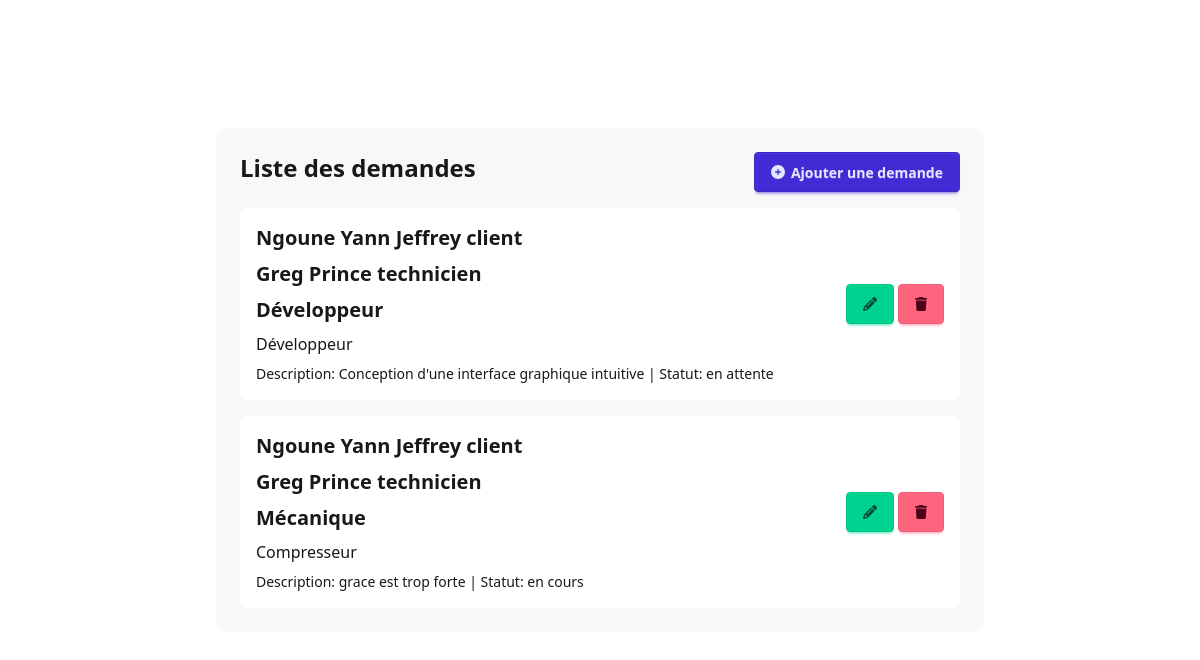
Page /demande/ on the committed database.
### helpdeskapp/models.py (models this page shows, shortened)
class Demande(models.Model):
    statut = [
        ('en attente', 'En attente'),
        ('en cours', 'En cours'),
        ('terminee', 'Terminée')
    ]
    client = models.ForeignKey(
        Utilisateur,
        on_delete=models.CASCADE,
        related_name = 'client_demandes',
        limit_choices_to={'role': 'client'}
    )
    technicien = models.ForeignKey(
        Utilisateur,
        on_delete=models.SET_NULL,
        null=True,
        blank=True,
        related_name = 'technicien_demandes',
        limit_choices_to={'role': 'technicien'}
    )
    domaine = models.ForeignKey(
        Domaine,
        on_delete=models.CASCADE,
        related_name='domaine_demandes'
    )
    intitule = models.CharField(max_length=100)
    description = models.CharField(max_length=100)
    statuts = models.CharField(max_length=20, choices=statut, default='en attente')
    date_demande = models.DateTimeField(auto_now_add=True)

class Utilisateur(models.Model):
    roles = [
        ('client', 'Client'),
        ('technicien', 'Technicien'),
        ('administrateur', 'Administrateur')
    ]
    nom = models.CharField(max_length=100)
    prenom = models.CharField(max_length=100)
    telephone = models.CharField(max_length=15)
    address = models.TextField()
    email = models.EmailField()
    password = models.CharField(max_length=100)
    role = models.CharField(max_length=20, choices=roles, default='client')
    def __str__(self):
        return f"{self.nom} {self.prenom} {(self.role)}"

class Domaine(models.Model):
    intitule = models.CharField(max_length=100)
    description = models.CharField(max_length=100)
    def __str__(self):
        return f"{self.intitule}"

### helpdeskapp/views.py (the view)
# urls.py: path('demande/', liste_demandes, name='liste_demandes'),
def liste_demandes(request):
    demandes = Demande.objects.all()
    return render(request, 'demande/liste.html', {'demandes': demandes})

### helpdeskapp/templates/demande/liste.html (shortened to what this page needs)
{% extends 'base.html' %}
{% block content %}
<div class="w-full bg-base-200">
    <div class="mb-4 flex justify-between icons-center">
        <h1 class="text-2xl font-bold">Liste des demandes</h1>
        <a href="{%url 'add_demande' %}" class="btn btn-primary">
            <i class="fa fa-circle-plus"></i>
            Ajouter une demande
        </a>
    </div>
    <div class="space-y-4 w-full">
        {% for demande in demandes %}
        <div class="p-4 bg-base-100 rounded-lg w-full flex justify-between items-center">
            <div class="space-y-2">
                <h2 class="text-xl font-semibold">{{ demande.client }}</h2>
                <h2 class="text-xl font-semibold">{{ demande.technicien }}</h2>
                <h2 class="text-xl font-semibold">{{ demande.domaine }}</h2>
                <p>{{ demande.intitule }}</p>
                <p class="text-sm">Description: {{ demande.description }} | Statut: {{ demande.statuts }}</p>
            </div>
            <div class="space-y">
                <a href="{%url 'update_demande' demande.id %}" class="btn btn-success">
                    <i class="fa fa-pencil"></i>
                </a>
                <a href="{%url 'delete_demande' demande.id %}" class="btn btn-error">
                    <i class="fa fa-trash"></i>
                </a>
            </div>
        </div>
        {% endfor %}
    </div>
</div>
{% endblock %}

### rows in the picture
Demande: client "Ngoune Yann Jeffrey client", technicien "Greg Prince technicien", domaine "Développeur", intitule "Développeur", description "Conception d'une interface graphique intuitive", statuts "en attente"
Demande: client "Ngoune Yann Jeffrey client", technicien "Greg Prince technicien", domaine "Mécanique", intitule "Compresseur", description "grace est trop forte", statuts "en cours"
